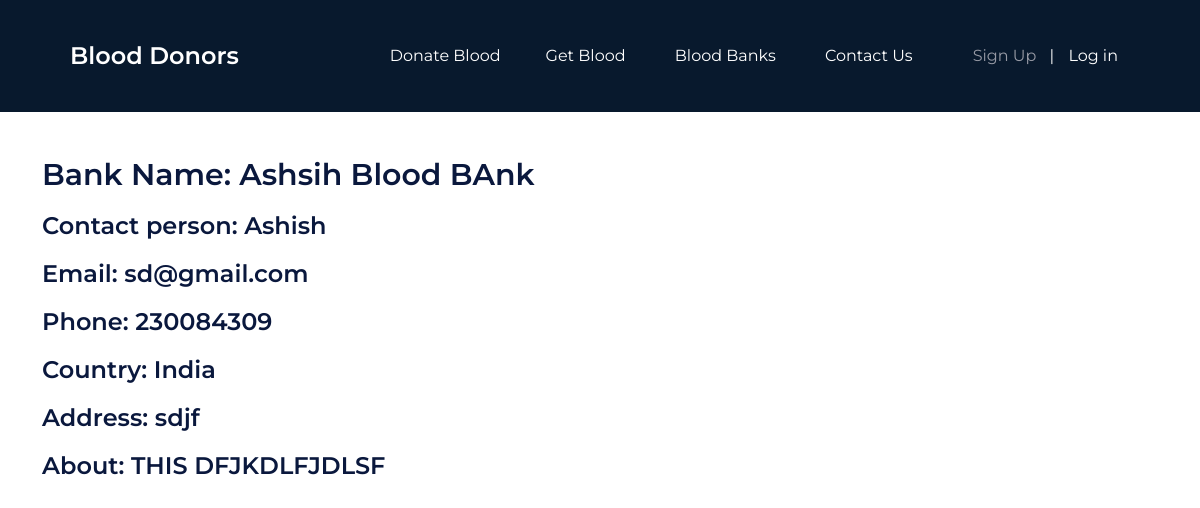
Screenshot of /blood_bank_list/1/ with the database file from the repository.
### mysite/models.py (models this page shows, shortened)
class BloodBanks(models.Model):
    blood_bank_name = models.CharField(max_length=200)
    contact_person = models.CharField(max_length=200)
    email = models.CharField(max_length=200)
    phone = models.CharField(max_length=200)
    country = models.CharField(max_length=200)
    address = models.CharField(max_length=200)
    about = models.CharField(max_length=200)

### mysite/views.py (the view)
# urls.py: path("blood_bank_list/<int:pk>/", blood_bank_detail, name="bank_list"),
def blood_bank_detail(request, pk):
    obj = BloodBanks.objects.get(pk=pk)
    context = {"object": obj}
    return render(request, template_name="blood_detail.html", context=context)

### mysite/templates/blood_detail.html (shortened to what this page needs)
{% extends "base.html" %}
{% block content %}
<h3>Bank Name: {{object.blood_bank_name}}</h3><br>
<h4>Contact person: {{object.contact_person}}</h4><br>
<h4>Email: {{object.email}}</h4><br>
<h4>Phone: {{object.phone}}</h4><br>
<h4>Country: {{object.country}}</h4><br>
<h4>Address: {{object.address}}</h4><br>
<h4>About: {{object.about}}</h4><br>
{% endblock content %}

### mysite/static/css/style.css (style rules this page uses)
html, body { height: 100%; font-family: "Montserrat", sans-serif; -webkit-font-smoothing: antialiased; font-smoothing: antialiased; }
h1, h2, h3, h4, h5, h6 { margin: 0; color: #0a183d; font-weight: 600; line-height: 1; }
h3 { font-size: 30px; }
h4 { font-size: 24px; }

### rows the page displays
BloodBanks: blood_bank_name "Ashsih Blood BAnk", contact_person "Ashish", email "sd@gmail.com", phone "230084309", country "India", address "sdjf", about "THIS DFJKDLFJDLSF"
